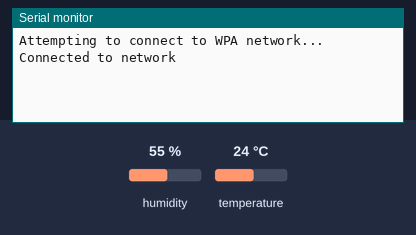
This sketch was run on a simulated Arduino MKR. Parts: the last lines printed to the serial monitor. The test bench sets the inputs (shaded band); at power-on: humidity 55 %, temperature 24 °C. WiFi joins after 1.5 s; servers stay silent unless stated; uploads are accepted with an empty reply.

Above: at 3.7 s.
3.8 s: humidity set to 22 %
At 11.3 s:
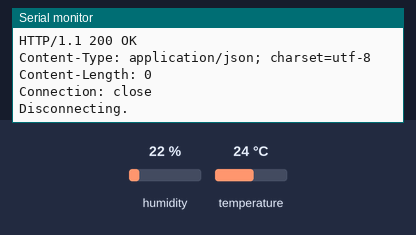
17.0 s: temperature set to 12 °C
At 20.37 s:
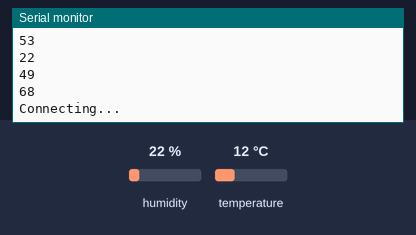
30.2 s: humidity set to 40 %
At 32.1 s:
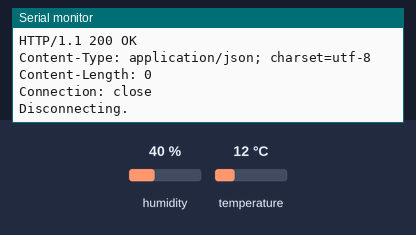
Timing chart, 0 to 33.6 s (numbered marks = the images above; inputs shaded):
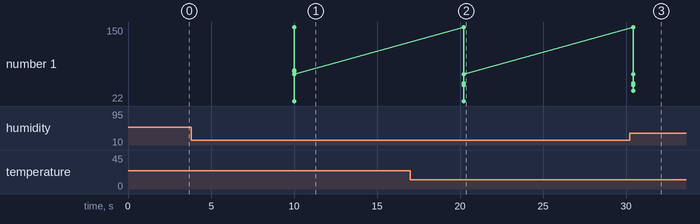

Measured:
- after the input at 3.8 s, the serial monitor: prints a new line after 6.2 s (image 1)
- after the input at 17.0 s, the serial monitor: prints a new line after 3.2 s (image 2)
- after the input at 30.2 s, the serial monitor: prints a new line after 0.22 s (image 3)

The sketch:

room.ino
```cpp
#include <SPI.h>
#include <WiFi101.h>
#include <DHT.h>

char ssid[] = "";               // Your network SSID (name)
char pass[] = "";               // Your network password
int status = WL_IDLE_STATUS;    // The Wifi radio's status

unsigned long lastConnectionTime = 0;               // Last time you connected to the server, in milliseconds
boolean lastConnected = false;                      // State of the connection last time through the main loop
const unsigned long postingInterval = 10L * 1000;   // Delay between updates, in milliseconds

#define DHTTYPE DHT22
#define DHTPIN 2                                    // What digital pin we're connected to

// Initialize the library instance:
WiFiClient client;

// Initialize the temp/humidity sensor
DHT dht(DHTPIN, DHTTYPE);

void setup() {
  // Start serial port:
  Serial.begin(9600);

  // Give the Wifi and sensors time to boot up:
  delay(1000);

  // Attempt to connect using WPA2 encryption:
  Serial.println("Attempting to connect to WPA network...");
  status = WiFi.begin(ssid, pass);

  // If not connected to the network, stop here:
  if (status != WL_CONNECTED) {
    Serial.println("Couldn't get a WiFi connection");
    while(true);
  } else {
    Serial.println("Connected to network");
  }

  // Start the thermometer/hygrometer
  dht.begin();
}

void loop() {

  // If there's incoming data from the net connection.
  // send it out the serial port.  This is for debugging
  // purposes only:
  if (client.available()) {
    char c = client.read();
    Serial.print(c);
  }

  // If there's no net connection, but there was one last time
  // through the loop, then stop the client:
  if (!client.connected() && lastConnected) {
    Serial.println("Disconnecting.");
    client.stop();
  }

  // If you're not connected, and ten seconds have passed since
  // your last connection, then connect again and send data:
  if (!client.connected() && (millis() - lastConnectionTime > postingInterval)) {

    // Reading temperature or humidity takes about 250 milliseconds!
    // Sensor readings may also be up to 2 seconds 'old' (its a very slow sensor)
    int humidity = dht.readHumidity();
    // Read temperature as Fahrenheit (isFahrenheit = true)
    int temperature = dht.readTemperature(true);

    // Check if any reads failed and exit early (to try again).
    if (isnan(humidity) || isnan(temperature)) {
      Serial.println("Failed to read from DHT sensor!");
      return;
    }

    // Compute heat index in Fahreheit = false
    int heatindex = dht.computeHeatIndex(temperature, humidity);

    // Fixed data
    String location = "Ballroom+A";
    int capacity = 150;

    // Sensor data
    int decibels = 68;

    Serial.println(location);
    Serial.println(capacity);
    Serial.println(temperature);
    Serial.println(humidity);
    Serial.println(heatindex);
    Serial.println(decibels);
    postReading(location, capacity, temperature, humidity, heatindex, decibels);

  }

  // Store the state of the connection for next time through
  // the loop:
  lastConnected = client.connected();
}

// This method makes a HTTP connection to the server. We don't use the Cloudant API or OpenWhisk API directly, because of SSL.
void postReading(String location, int capacity, int temperature, int humidity, int heatindex, int decibels) {
  Serial.println("Connecting...");
  if (client.connect("myowplan.mybluemix.net", 80)) {
    Serial.println("Connected...");

    String postBody = "loc=" + location + "&cap=" + capacity  + "&tmp=" + temperature + "&hmd=" + humidity + "&hin=" + heatindex + "&dec=" + decibels;
    client.println("POST /room.php HTTP/1.1");

    // POST headers
    client.println("Host: myowplan.mybluemix.net");
    client.println("User-Agent: Arduino-Ethernet");
    client.println("Content-Type: application/x-www-form-urlencoded");
    client.println("Connection: close");
    client.print("Content-Length: ");
    client.println(postBody.length());
    client.println();

    // POST body
    client.println(postBody);

    Serial.println("Done...");

    // Note the time that the connection was made:
    lastConnectionTime = millis();
  } else {
    // If you couldn't make a connection:
    Serial.println("Connection failed.");
    Serial.println("Disconnecting.");
    client.stop();
  }
}
```
